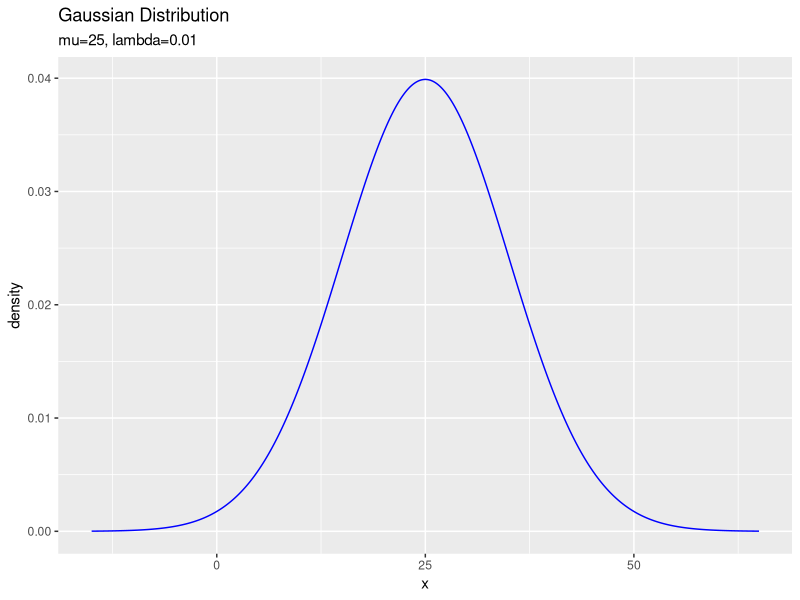
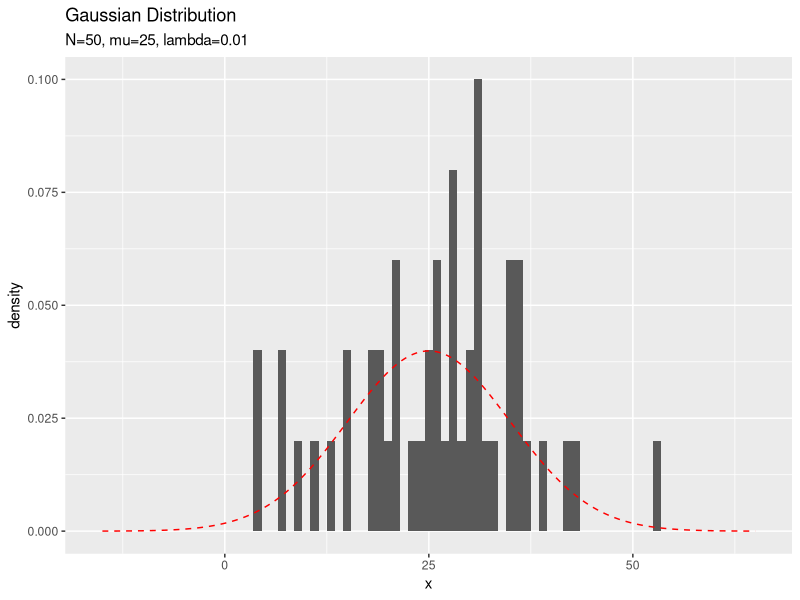
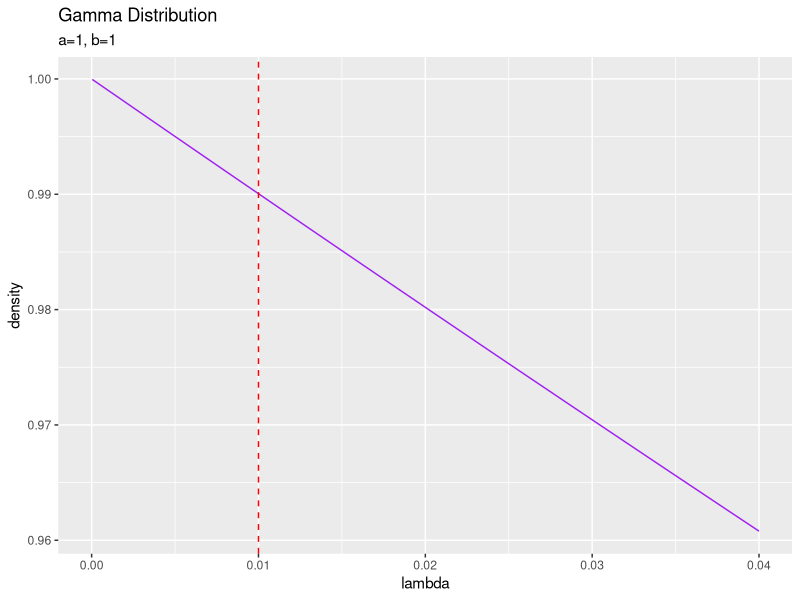
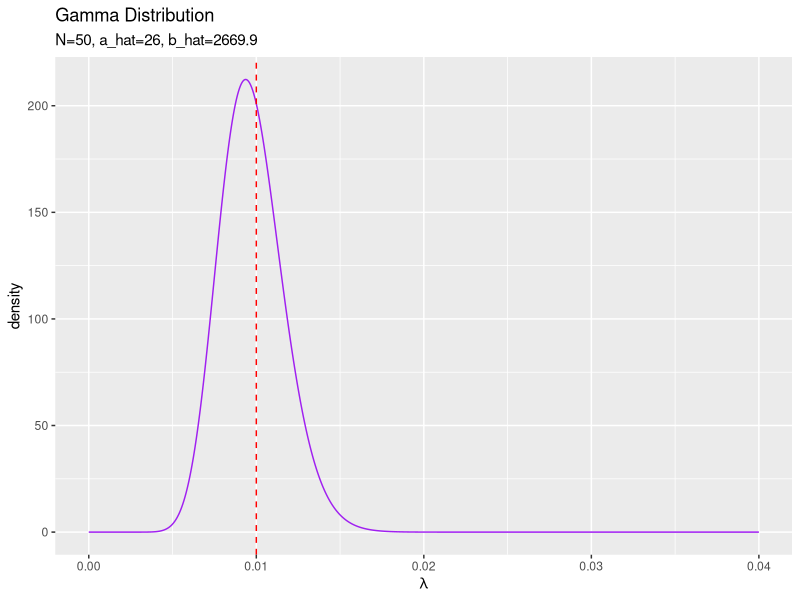
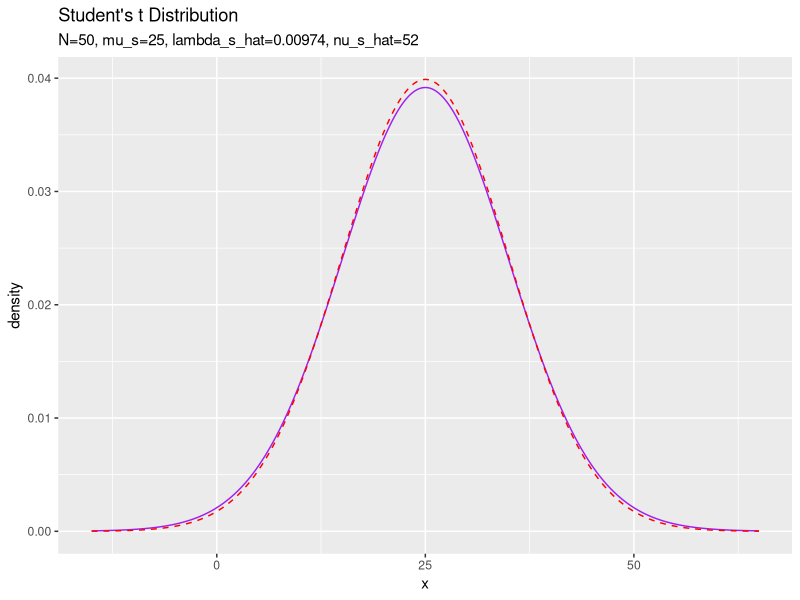

Reproduce these figures in R, in order.

# 3.3.2 1次元ガウス分布の学習と予測：精度が未知の場合 ------------------------------------------------------------------

# 3.3.2項で利用するパッケージ
library(tidyverse)


### 尤度(ガウス分布)の設定 -----

# (既知の)パラメータを指定
mu <- 25

# 真の精度パラメータを指定
lambda_truth <- 0.01
sqrt(1 / lambda_truth) # 標準偏差


# 作図用のxの値を作成
x_vec <- seq(
  mu - 4 * sqrt(1 / lambda_truth), 
  mu + 4 * sqrt(1 / lambda_truth), 
  length.out = 1000
)

# 尤度を計算:式(2.64)
model_df <- tibble(
  x = x_vec, # x軸の値
  ln_C_N = - 0.5 * (log(2 * pi) - log(lambda_truth)), # 正規化項(対数)
  density = exp(ln_C_N - 0.5 * lambda_truth * (x - mu)^2) # 確率密度
  #C_N = 1 / sqrt(2 * pi / lambda_truth), # 正規化項
  #density = C_N * exp(- 0.5 * lambda_truth * (x - mu)^2) # 確率密度
  #density = dnorm(x, mean = mu, sd = sqrt(1 / lambda_truth)) # 確率密度
)

# 尤度を作図
ggplot(model_df, aes(x = x, y = density)) + 
  geom_line(color = "blue") + # 尤度
  labs(title = "Gaussian Distribution", 
       subtitle = paste0("mu=", round(mu, 2), ", lambda=",lambda_truth))


### データの生成 -----

# (観測)データ数を指定
N <- 50

# ガウス分布に従うデータを生成
x_n <- rnorm(n = N, mean = mu, sd = sqrt(1 / lambda_truth))

# 観測データを確認
summary(x_n)


# 観測データのデータフレームを作成
data_df <- tibble(x_n = x_n)

# 観測データのヒストグラムを作成
ggplot() + 
  #geom_histogram(data = data_df, aes(x = x_n), binwidth = 1) + # 観測データ:(度数)
  geom_histogram(data = data_df, aes(x = x_n, y = ..density..), binwidth = 1) + # 観測データ:(相対度数)
  geom_line(data = model_df, aes(x = x, y = density), 
            color = "red", linetype = "dashed") + # 真の分布
  labs(title = "Gaussian Distribution", 
       subtitle = paste0("N=", N, ", mu=", mu, ", lambda=", lambda_truth), 
       x = "x")


### 事前分布(ガンマ分布)の設定 -----

# lambdaの事前分布のパラメータを指定
a <- 1
b <- 1


# 作図用のlambdaの値を作成
lambda_vec <- seq(0, 4 * lambda_truth, length.out = 1000)

# lambdaの事前分布を計算:式(2.56)
prior_df <- tibble(
  lambda = lambda_vec, # x軸の値
  ln_C_Gam = a * log(b) - lgamma(a), # 正規化項(対数)
  density = exp(ln_C_Gam + (a - 1) * log(lambda) - b * lambda) # 確率密度
  #density = dgamma(x = lambda, shape = a, rate = b) # 確率密度
)

# lambdaの事前分布を作図
ggplot(prior_df, aes(x = lambda, y = density)) + 
  geom_line(color = "purple") + # lambdaの事前分布
  geom_vline(aes(xintercept = lambda_truth), 
             color = "red", linetype = "dashed") + # 真の値
  labs(title = "Gamma Distribution", 
       subtitle = paste0("a=", a, ", b=", b))


### 事後分布(ガンマ分布)の計算 -----

# lambdaの事後分布のパラメータを計算:式(3.69)
a_hat <- 0.5 * N + a
b_hat <- 0.5 * sum((x_n - mu)^2) + b


# lambdaの事後分布を計算:式(2.56)
posterior_df <- tibble(
  lambda = lambda_vec, # x軸の値
  ln_C_Gam = a_hat * log(b_hat) - lgamma(a_hat), # 正規化項(対数)
  density = exp(ln_C_Gam + (a_hat - 1) * log(lambda) - b_hat * lambda) # 確率密度
  #density = dgamma(x = lambda, shape = a_hat, rate = b_hat) # 確率密度
)

# lambdaの事後分布を作図
ggplot(posterior_df, aes(x = lambda, y = density)) + 
  geom_line(color = "purple") + # lambdaの事後分布
  geom_vline(aes(xintercept = lambda_truth), 
             color = "red", linetype = "dashed") + # 真の値
  labs(title = "Gamma Distribution", 
       subtitle = paste0("N=", N, ", a_hat=", a_hat, ", b_hat=", round(b_hat, 1)), 
       x = expression(lambda))


### 予測分布(スチューデントのt分布)の計算 -----

# 予測分布のパラメータを計算:式(3.79)
mu_st <- mu
lambda_st_hat <- a_hat / b_hat
nu_st_hat <- 2 * a_hat
#lambda_st_hat <- (N + 2 * a) / (sum((x_n - mu)^2) + 2 * b)
#nu_st_hat <- N + 2 * a


# 予測分布を計算:式(3.76)
predict_df <- tibble(
  x = x_vec, # x軸の値
  ln_C_St = lgamma(0.5 * (nu_st_hat + 1)) - lgamma(0.5 * nu_st_hat), # 正規化項(対数)
  ln_term1 = 0.5 * log(lambda_st_hat / pi / nu_st_hat), 
  ln_term2 = - 0.5 * (nu_st_hat + 1) * log(1 + lambda_st_hat / nu_st_hat * (x - mu_st)^2), 
  density = exp(ln_C_St + ln_term1 + ln_term2) # 確率密度
)

# 予測分布を作図
ggplot() + 
  geom_line(data = predict_df, aes(x = x, y = density), 
            color = "purple") + # 予測分布
  geom_line(data = model_df, aes(x = x, y = density), 
            color = "red", linetype = "dashed") + # 真の分布
  labs(title = "Student's t Distribution", 
       subtitle = paste0("N=", N, 
                         ", mu_s=", mu_st, 
                         ", lambda_s_hat=", round(lambda_st_hat, 5), 
                         ", nu_s_hat=", nu_st_hat))


# ・アニメーションによる推移の確認 ---------------------------------------------------------------

# 3.3.2項で利用するパッケージ
library(tidyverse)
library(gganimate)


### モデルの設定 -----

# (既知の)パラメータを指定
mu <- 25

# 真の精度パラメータを指定
lambda_truth <- 0.01


# lambdaの事前分布のパラメータを指定
a <- 1
b <- 1


# 作図用のlambdaの値を作成
lambda_vec <- seq(0, 4 * lambda_truth, length.out = 1000)

# lambdaの事前分布(ガンマ分布)を計算:式(2.56)
posterior_df <- tibble(
  lambda = lambda_vec, # x軸の値
  density = dgamma(x = lambda, shape = a, rate = b), # 確率密度
  label = as.factor(paste0("N=", 0, ", a=", a, ", b=", b)) # フレーム切替用のラベル
)


# 初期値による予測分布のパラメータを計算:式(3.79)
mu_st <- mu
lambda_st <- a / b
nu_st <- 2 * a

# 作図用のxの値を作成
x_vec <- seq(
  mu - 4 * sqrt(1 / lambda_truth), 
  mu + 4 * sqrt(1 / lambda_truth), 
  length.out = 1000
)

# 初期値による予測分布(スチューデントのt分布)を計算:式(3.76)
predict_df <- tibble(
  x = x_vec, # x軸の値
  ln_C_St = lgamma(0.5 * (nu_st + 1)) - lgamma(0.5 * nu_st), # 正規化項(対数)
  ln_term1 = 0.5 * log(lambda_st / pi / nu_st), 
  ln_term2 = - 0.5 * (nu_st + 1) * log(1 + lambda_st / nu_st * (x - mu_st)^2), 
  density = exp(ln_C_St + ln_term1 + ln_term2), # 確率密度
  label = as.factor(
    paste0("N=", 0, ", mu_s=", mu_st, ", lambda_s=", lambda_st, ", nu_s", nu_st)
  ) # フレーム切替用のラベル
)


### 推論処理 -----

# データ数(試行回数)を指定
N <- 100

# 観測データの受け皿を作成
x_n <- rep(0, N)

# ベイズ推論
for(n in 1:N){
  
  # ガウス分布に従うデータを生成
  x_n[n] <- rnorm(n = 1, mean = mu, sd = sqrt(1 / lambda_truth))
  
  # lambdaの事後分布のパラメータを更新:式(3.69)
  a <- 1 / 2 + a
  b <- 0.5 * (x_n[n] - mu)^2 + b
  
  # lambdaの事後分布(ガンマ分布)を計算:式(2.56)
  tmp_posterior_df <- tibble(
    lambda = lambda_vec, # x軸の値
    density = dgamma(x = lambda, shape = a, rate = b), # 確率密度
    label = as.factor(
      paste0("N=", n, ", a_hat=", a, ", b_hat=", round(b, 1))
    ) # フレーム切替用のラベル
  )
  
  # 予測分布のパラメータを更新:式(3.79)
  mu_st <- mu
  lambda_st <- a / b
  nu_st <- 2 * a
  
  # 予測分布(スチューデントのt分布)を計算:式(3.76)
  tmp_predict_df <- tibble(
    x = x_vec, # x軸の値
    ln_C_St = lgamma(0.5 * (nu_st + 1)) - lgamma(0.5 * nu_st), # 正規化項(対数)
    ln_term1 = 0.5 * log(lambda_st / pi / nu_st), 
    ln_term2 = - 0.5 * (nu_st + 1) * log(1 + lambda_st / nu_st * (x - mu_st)^2), 
    density = exp(ln_C_St + ln_term1 + ln_term2), # 確率密度
    label = as.factor(
      paste0(
        "N=", n, ", mu_s=", mu_st, ", lambda_s_hat=", round(lambda_st, 5), ", nu_s_hat=", nu_st
      )
    ) # フレーム切替用のラベル
  )
  
  # n回目の結果を結合
  posterior_df <- rbind(posterior_df, tmp_posterior_df)
  predict_df <- rbind(predict_df, tmp_predict_df)
}

# 観測データを確認
summary(x_n)


### 作図処理 -----

# 観測データフレームを作成
label_list <- unique(posterior_df[["label"]]) # ラベルを抽出
data_df <- tibble(lambda_n = NA, label = label_list[1]) # 初期値
for(n in 1:N) {
  # n回目までの観測データ
  tmp_df <- tibble(
    lambda_n = 1 / x_n[1:n]^2, # 2乗の逆数に変換
    label = label_list[n + 1] # フレーム切替用のラベル
  )
  
  # 結合
  data_df <- rbind(data_df, tmp_df)
}

# lambdaの事後分布を作図
posterior_graph <- ggplot(posterior_df, aes(x = lambda, y = density)) + 
  geom_line(color = "purple") + # lambdaの事後分布
  geom_vline(aes(xintercept = lambda_truth), 
             color = "red", linetype = "dashed") + # 真の値
  geom_point(data = data_df, aes(x = lambda_n, y = 0)) + # 観測データ
  gganimate::transition_manual(label) + # フレーム
  labs(title = "Gamma Distribution", 
       subtitle = "{current_frame}", 
       x = expression(lambda))

# gif画像を出力
gganimate::animate(posterior_graph, nframes = N + 1, fps = 10)


# 尤度を計算:式(2.64)
model_df <- tibble(
  x = x_vec, # x軸の値
  density = dnorm(x, mean = mu, sd = sqrt(1 / lambda_truth)) # 確率密度
)

# 観測データフレームを作成
label_list <- unique(predict_df[["label"]]) # ラベルを抽出
data_df <- tibble(x_n = NA, label = label_list[1]) # 初期値
for(n in 1:N) {
  # n回目までの観測データ
  tmp_df <- tibble(
    x_n = x_n[1:n], 
    label = label_list[n + 1] # フレーム切替用のラベル
  )
  
  # 結合
  data_df <- rbind(data_df, tmp_df)
}

# 予測分布を作図
predict_graph <- ggplot() + 
  geom_line(data = predict_df, aes(x = x, y = density), 
            color = "purple") + # 予測分布
  geom_line(data = model_df, aes(x = x, y = density), 
            color = "red", linetype = "dashed") + # 真の分布
  geom_point(data = data_df, aes(x = x_n, y = 0)) + # 観測データ
  gganimate::transition_manual(label) + # フレーム
  ylim(c(0, 0.1)) + # y軸の表示範囲
  labs(title = "Student's t Distribution", 
       subtitle = "{current_frame}")

# gif画像を出力
gganimate::animate(predict_graph, nframes = N + 1, fps = 10)
